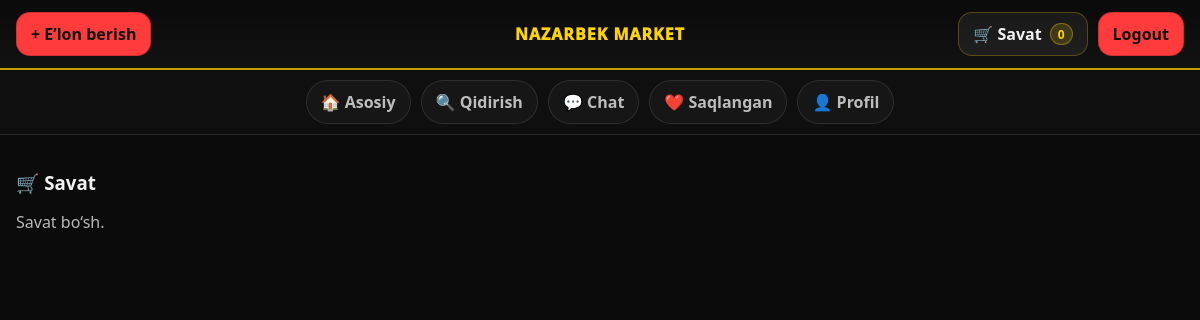
/products/cart/ (signed in), run on an earlier commit of the app's database.
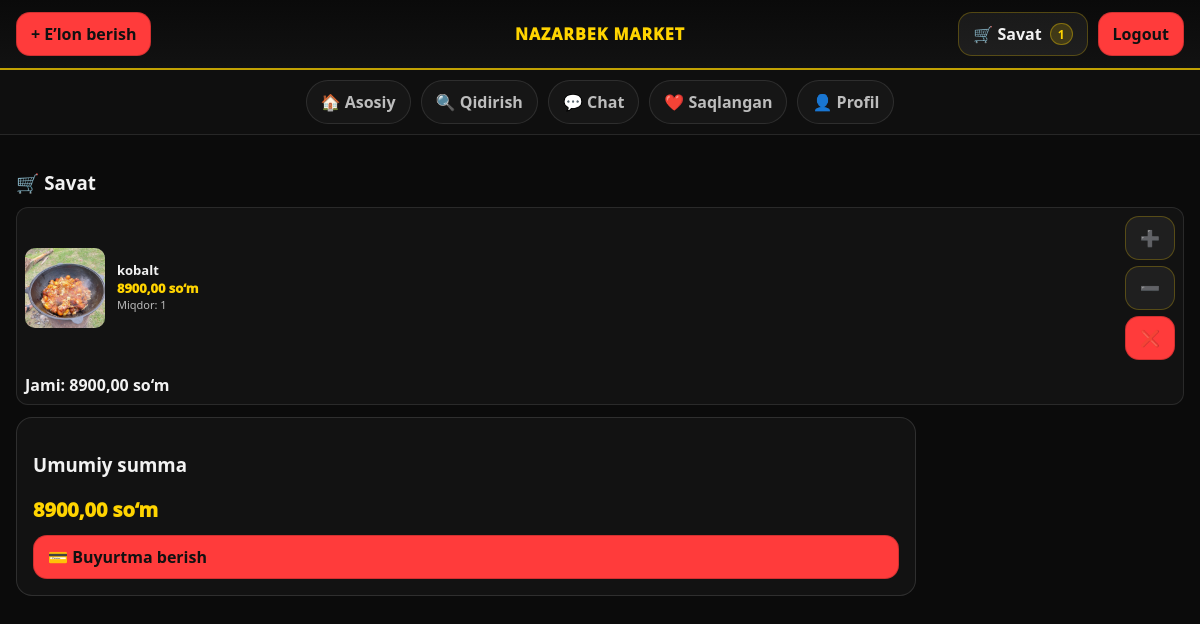
And on a later commit of the database.
### Product/models.py (models this page shows, shortened)
class CartItem(models.Model):
    user = models.ForeignKey(settings.AUTH_USER_MODEL, on_delete=models.CASCADE)
    product = models.ForeignKey(Product, on_delete=models.CASCADE)
    quantity = models.PositiveIntegerField(default=1)
    added_at = models.DateTimeField(auto_now_add=True)
    @property
    def total_price(self):
        return self.quantity * self.product.price

class Product(models.Model):
    CATEGORY_CHOICES = [
        ("elektronika", "Elektronika"),
        ("kiyim", "Kiyim-kechak"),
        ("avto", "Avtomobil"),
        ("uy", "Uy-joy"),
        ("texnika", "Texnika"),
        ("xizmat", "Xizmatlar"),
        ("boshqa", "Boshqalar"),
    ]
    owner = models.ForeignKey(
        settings.AUTH_USER_MODEL,
        on_delete=models.CASCADE,
        related_name="products"
    )
    title = models.CharField(max_length=120)
    description = models.TextField(blank=True)
    price = models.DecimalField(max_digits=12, decimal_places=2)
    category = models.CharField(max_length=30, choices=CATEGORY_CHOICES, default="boshqa")
    image = models.ImageField(upload_to="products/", blank=True, null=True)
    location_name = models.CharField(max_length=150, blank=True)
    created_at = models.DateTimeField(auto_now_add=True)
    is_active = models.BooleanField(default=True)
    phone_number=models.CharField(max_length=20)
    class Meta:
        ordering = ["-created_at"]

### Product/views.py (the view)
# urls.py: path("cart/", views.cart_view, name="cart"),
@login_required
def cart_view(request):
    items = CartItem.objects.filter(user=request.user).select_related("product")
    total = sum(i.total_price for i in items)
    return render(request, "cart.html", {
        "items": items,
        "total": total,
    })

### configapp/context_processors.py (called while the page is built)
def cart_count(request):
    if request.user.is_authenticated:
        total = CartItem.objects.filter(user=request.user).aggregate(s=Sum("quantity"))["s"] or 0
        return {"cart_count": total}
    return {"cart_count": 0}

### templates/cart.html (shortened to what this page needs)
{% extends "dashboard.html" %}
{% block content %}
<h3 style="margin-bottom:12px;">🛒 Savat</h3>
{% if items %}
  <div class="cart-list">
    {% for i in items %}
      <div class="card" style="margin-bottom:12px;">
        <div style="display:flex; gap:12px; align-items:center;">
          {% if i.product.image %}
            <img src="{{ i.product.image.url }}"
                 style="width:80px; height:80px; object-fit:cover; border-radius:10px;">
          {% endif %}
          <div style="flex:1;">
            <h3 class="card__title">{{ i.product.title }}</h3>
            <div class="card__price">{{ i.product.price }} so‘m</div>
            <div class="card__meta">
              Miqdor: {{ i.quantity }}
            </div>
          </div>
          <div style="display:flex; flex-direction:column; gap:6px;">
            <a href="{% url 'cart_add' i.product.id %}" class="btn btn--dark">➕</a>
            <a href="{% url 'cart_decrease' i.id %}" class="btn btn--dark">➖</a>
            <a href="{% url 'cart_remove' i.id %}" class="btn btn--red">❌</a>
          </div>
        </div>
        <div style="margin-top:8px; font-weight:900;">
          Jami: {{ i.total_price }} so‘m
        </div>
      </div>
    {% endfor %}
  </div>
  <div class="form-card">
    <h3>Umumiy summa</h3>
    <div style="font-size:20px; font-weight:1000; color:var(--yellow);">
      {{ total }} so‘m
    </div>
    <a href="#" class="btn btn--red" style="width:100%; margin-top:12px;">
      💳 Buyurtma berish
    </a>
  </div>
{% else %}
  <p class="muted">Savat bo‘sh.</p>
{% endif %}
{% endblock %}

What changed in the data, as far as the page shows it:
added CartItem: product.image (picture), product "kobalt", product.price "8900,00", quantity "1", total_price "8900,00"
Also different on the page:
{{ cart_count|default:0 }}: "0" → "1"
{{ total }}: (not shown) → "8900,00"
text no longer shown: "Savat bo‘sh."
text now shown: "Umumiy summa so‘m 💳 Buyurtma berish"
